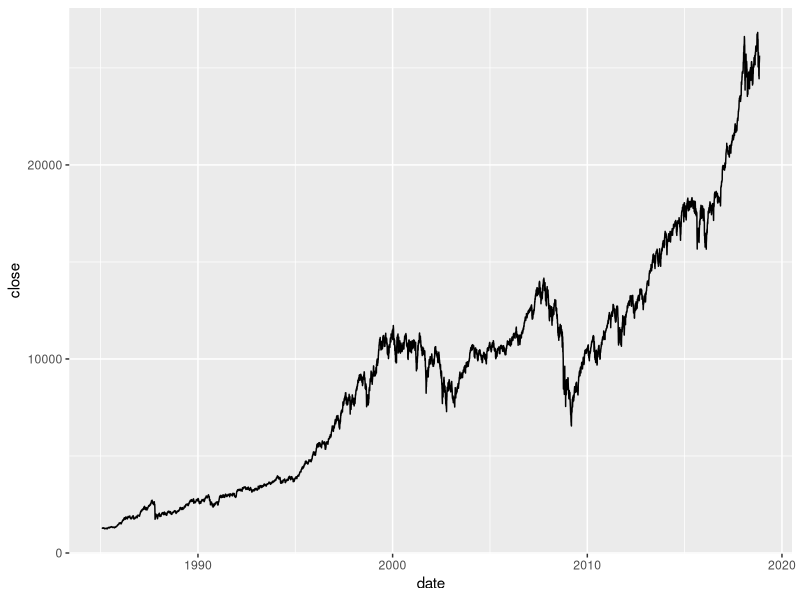
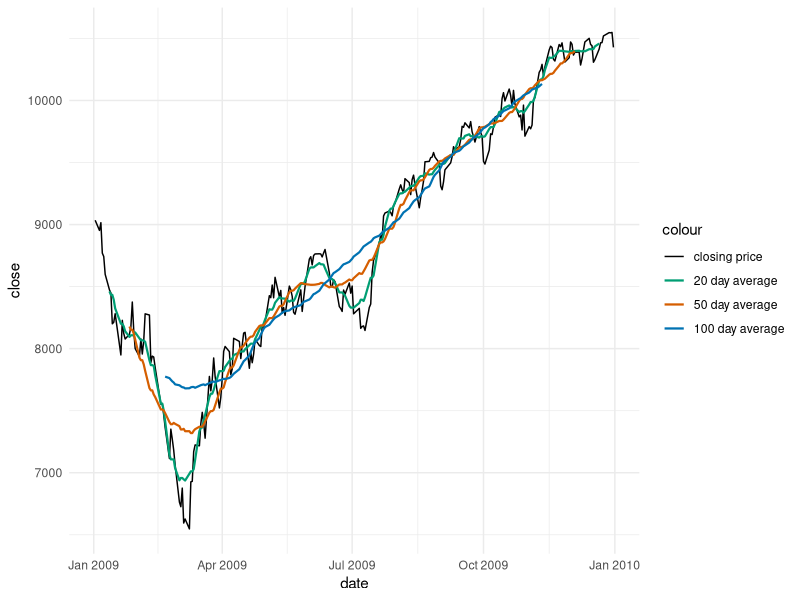
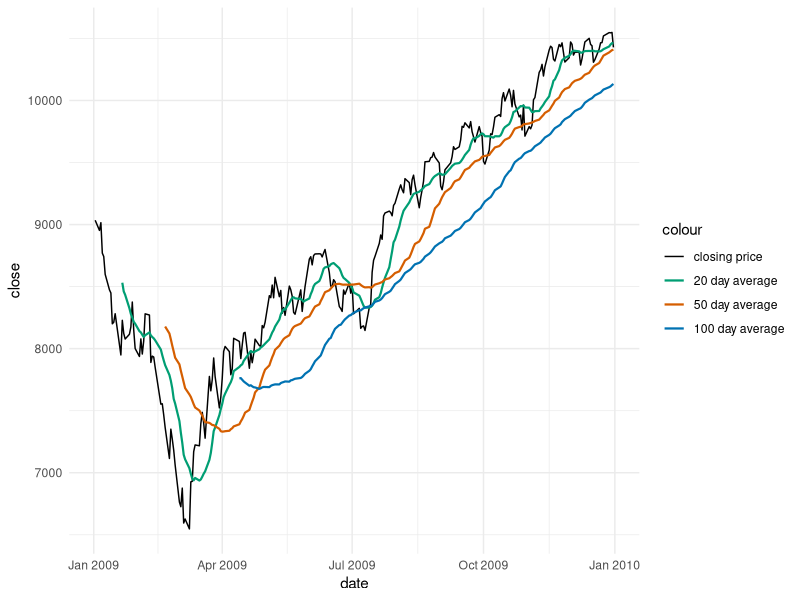

Recreate these plots in R, in order.
library(tidyverse)
library(lubridate)
library(here)
library(ggthemes)


moving_ave <- function(date, value, range, center = TRUE) {
  if (isTRUE(center)) {
    offset <- ceiling(range/2)
  } else {
    offset <- range
  }
  vapply(
    1:length(value),
    function(i, date, value) {
      focal_day <- date[i]
      first_day <- focal_day - offset + 1
      last_day <- focal_day - offset + range
      idx <- date >= first_day & date <= last_day
      if (head(date, 1L) > first_day || tail(date, 1L) < last_day) {
        NA_real_
      } else {
        mean(value[idx])
      }
    },
    double(1),
    date,
    value
  )
}


df_dow <- read_csv(here::here("data-raw", "Dow_Jones", "DJI.csv")) %>%
  mutate(
    date = mdy(Date),
    open = Open,
    high = High,
    low = Low,
    close = Close,
    volume = Volume,
  ) %>%
  select(date, open, high, low, close, volume)



ggplot(df_dow, aes(date, close)) + geom_line()

df_dow %>% filter(date >= ymd("2009/01/01") & date <= ymd("2010/01/01")) %>%
  mutate(
    close_20d_ave_c = moving_ave(date, close, 20),
    close_50d_ave_c = moving_ave(date, close, 50),
    close_100d_ave_c = moving_ave(date, close, 100),
  ) %>%
  ggplot(aes(date, close)) + 
  geom_line(aes(color = "closing"), size = .5) +
  geom_line(aes(date, close_20d_ave_c, color = "20d"), size = .75, na.rm = TRUE) +
  geom_line(aes(date, close_50d_ave_c, color = "50d"), size = .75, na.rm = TRUE) +
  geom_line(aes(date, close_100d_ave_c, color = "100d"), size = .75, na.rm = TRUE) +
  scale_color_manual(
    values = c(
      closing = "black", 
      `20d` = "#009e73",
      `50d` = "#d55e00",
      `100d` = "#0072b2"
    ),
    breaks = c("closing", "20d", "50d", "100d"),
    labels = c("closing price", "20 day average", "50 day average", "100 day average")
  ) + 
  theme_minimal()

df_dow %>% filter(date >= ymd("2009/01/01") & date <= ymd("2010/01/01")) %>%
  mutate(
    close_20d_ave = moving_ave(date, close, 20, center = FALSE),
    close_50d_ave = moving_ave(date, close, 50, center = FALSE),
    close_100d_ave = moving_ave(date, close, 100, center = FALSE),
  ) %>%
  ggplot(aes(date, close)) + 
  geom_line(aes(color = "closing"), size = .5) +
  geom_line(aes(date, close_20d_ave, color = "20d"), size = .75, na.rm = TRUE) +
  geom_line(aes(date, close_50d_ave, color = "50d"), size = .75, na.rm = TRUE) +
  geom_line(aes(date, close_100d_ave, color = "100d"), size = .75, na.rm = TRUE) +
  scale_color_manual(
    values = c(
      closing = "black", 
      `20d` = "#009e73",
      `50d` = "#d55e00",
      `100d` = "#0072b2"
    ),
    breaks = c("closing", "20d", "50d", "100d"),
    labels = c("closing price", "20 day average", "50 day average", "100 day average")
  ) + 
  theme_minimal()

